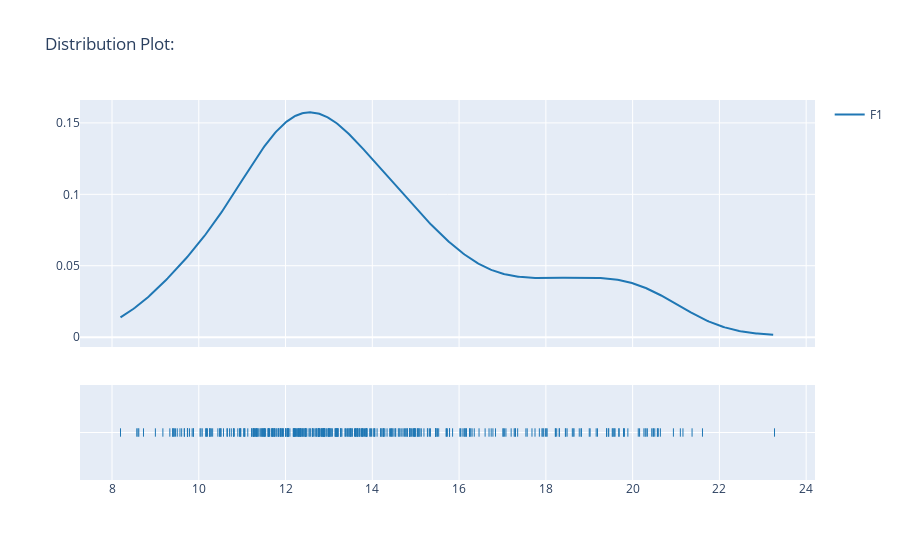

This figure's notebook cell:
### Markdown cell above
#### Distribution plots

### Code cell
eda.dist_plot(sample_df.iloc[:, 0:1], title="Distribution Plot:")

### Figure 1 — Plotly figure (JSON) as saved in the notebook; plotly's stock layout.template omitted (floating-point values rounded to 4 significant figures; data arrays with more than 128 entries replaced by an {"elided": "..."} marker saying what was removed)
{"data": [{"legendgroup": "F1", "marker": {"color": "rgb(31, 119, 180)"}, "mode": "lines", "name": "F1", "showlegend": true, "type": "scatter", "x": {"elided": "500 float values"}, "xaxis": "x", "y": {"elided": "500 float values"}, "yaxis": "y"}, {"legendgroup": "F1", "marker": {"color": "rgb(31, 119, 180)", "symbol": "line-ns-open"}, "mode": "markers", "name": "F1", "showlegend": false, "type": "scatter", "x": {"elided": "408 float values"}, "xaxis": "x", "y": {"elided": "408 str values"}, "yaxis": "y2"}], "layout": {"barmode": "overlay", "hovermode": "closest", "legend": {"traceorder": "reversed"}, "title": {"text": "Distribution Plot:"}, "xaxis": {"anchor": "y2", "domain": [0, 1], "zeroline": false}, "yaxis": {"anchor": "free", "domain": [0.35, 1], "position": 0}, "yaxis2": {"anchor": "x", "domain": [0, 0.25], "dtick": 1, "showticklabels": false}}}
